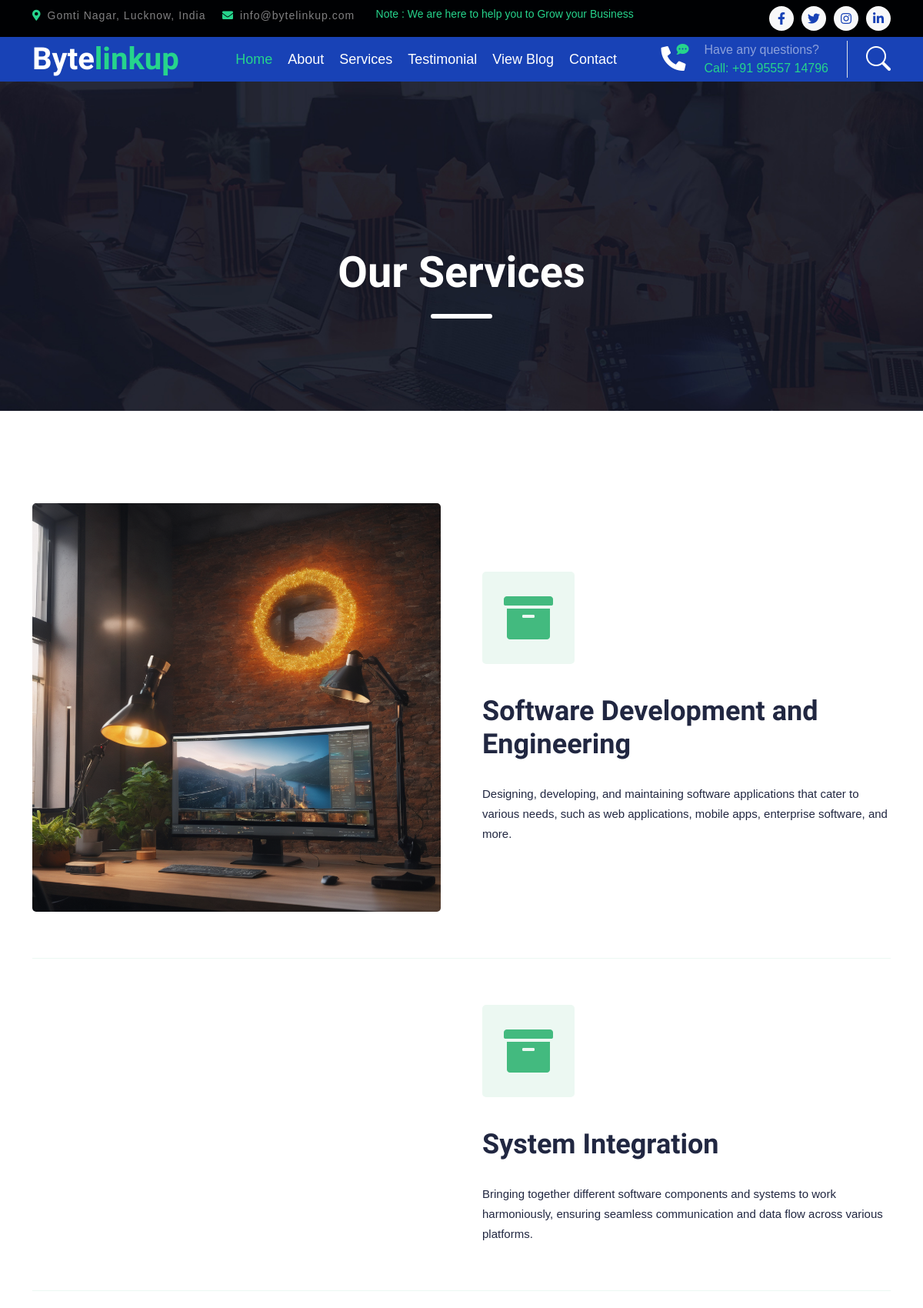
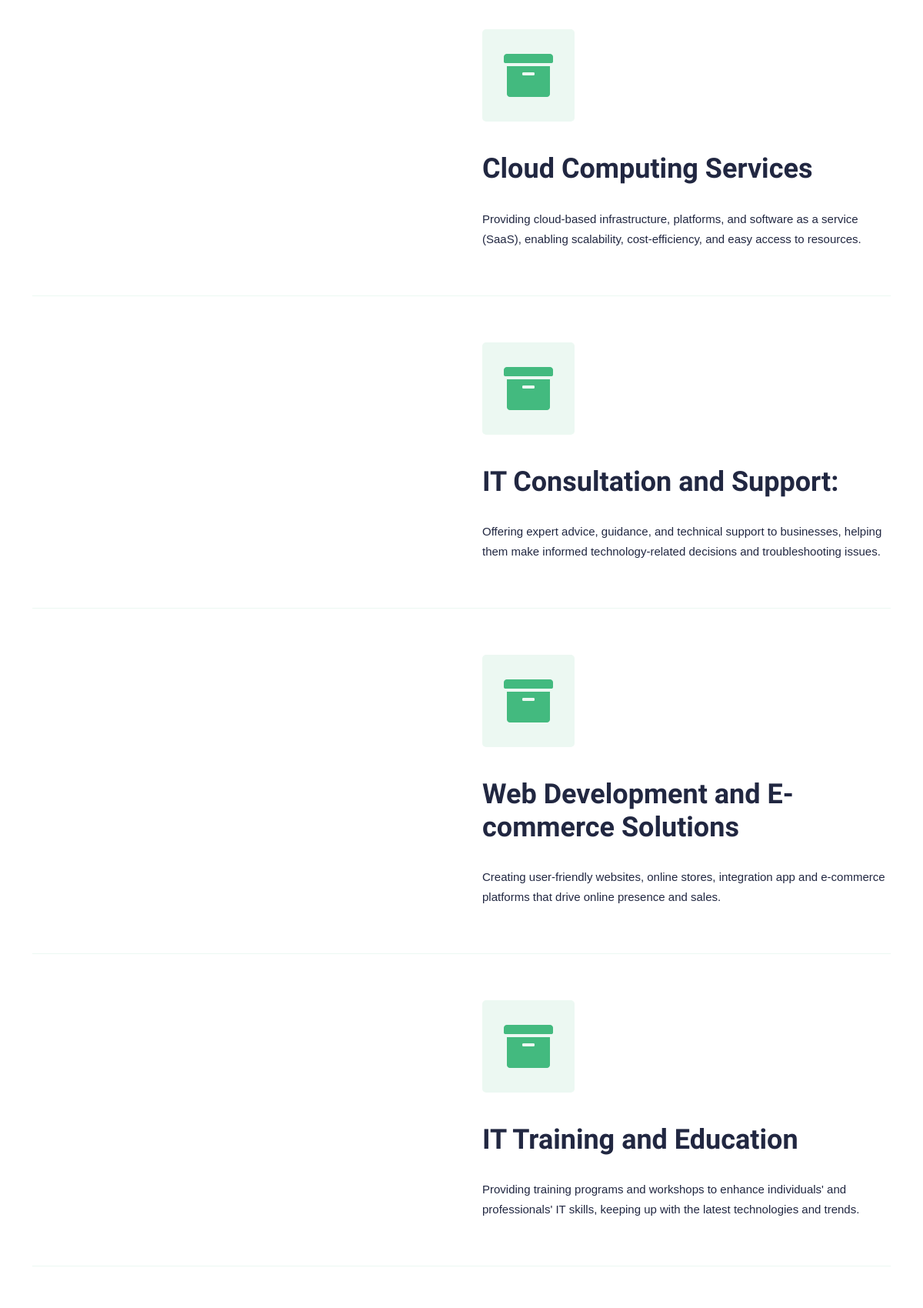
Page /services/ (upper part) on the committed database (2 pictures, top to bottom).
### contact/models.py (models this page shows, shortened)
class Service(models.Model):
    name = models.CharField(max_length=100)
    description = models.CharField(max_length=500)
    itag = models.CharField(max_length=200)
    image = models.ImageField(default='ittrain.png', upload_to='service')

### bytelinkup/views.py (the view)
# urls.py: path('services/',services,name='services'),
def services(req):
    service = Service.objects.all()
    return render(req,'our-services.html',{'service':service})

### templates/our-services.html (shortened to what this page needs)
<!DOCTYPE html>
{% extends 'base.html' %}
{% load static %}
{% block css %}
<link rel="stylesheet" href="{% static 'assets1/css/templatemo-574-mexant.css' %}">
<link rel="stylesheet" href="{% static 'assets1/css/owl.css' %}">
<link rel="stylesheet" href="{% static 'assets1/css/animate.css' %}">
{% endblock css %}
{% block post %}
  <div class="page-heading">
    <div class="container">
      <div class="row">
        <div class="col-lg-12">
          <div class="header-text">
            <h2>Our Services</h2>
            <div class="div-dec"></div>
          </div>
        </div>
      </div>
    </div>
  </div>
  <section class="main-services">
    <div class="container">
      <div class="row">
        {% for item in service %}
        <div class="col-lg-12">
          <div class="service-item">
            <div class="row">
              <div class="col-lg-6">
                <div class="left-image">
                  <img src="{{ item.image.url }}" alt="">
                </div>
              </div>
              <div class="col-lg-6 align-self-center">
                <div class="right-text-content">
                  <i class="fas fa-archive"></i>
                  <h4>{{ item.name }}</h4>
                  <p>{{ item.description }}</p>
                </div>
              </div>
            </div>
          </div>
        </div>
        {% endfor %}
      </div>
    </div>
  </section>
{% endblock post %}

### templates/base.html (shortened to what this page needs)
<!DOCTYPE html>
{% load static %}
<html lang="en">
  <head>
    <link href="https://cdnjs.cloudflare.com/ajax/libs/font-awesome/5.10.0/css/all.min.css" rel="stylesheet">
    <link href="https://cdn.jsdelivr.net/npm/bootstrap-icons@1.4.1/font/bootstrap-icons.css" rel="stylesheet">
    <link href="{% static 'assets/lib/animate/animate.min.css' %}" rel="stylesheet">
    <link href="{% static 'assets/lib/owlcarousel/assets/owl.carousel.min.css'%}" rel="stylesheet">
    <link href="{%static 'assets/css/bootstrap.min.css'%}" rel="stylesheet">
    <link href="{% static 'assets/css/style.css' %}" rel="stylesheet">
    <link rel="stylesheet" href="https://unpkg.com/swiper@7/swiper-bundle.min.css">
    {% block css %}{% endblock css%}
  </head>
<body>
      <div class="container-fluid bg-dark py-2 d-none d-md-flex">
          <div class="container">
              <div class="d-flex justify-content-between topbar">
                  <div class="top-info">
                    <small class="me-3 text-white-50"><a href="#"><i class="fas fa-map-marker-alt me-2 text-secondary"></i></a>Gomti Nagar, Lucknow, India</small>
                    <small class="me-3 text-white-50"><a href="mailto:info@bytelinkup.com"><i class="fas fa-envelope me-2 text-secondary"></i></a>info@bytelinkup.com</small>
                  </div>
                  <div id="note" class="text-secondary d-none d-xl-flex"><small>Note : We are here to  help you to Grow your Business</small></div>
                  <div class="top-link">
                      <a href="" class="bg-light nav-fill btn btn-sm-square rounded-circle"><i class="fab fa-facebook-f text-primary"></i></a>
                      <a href="" class="bg-light nav-fill btn btn-sm-square rounded-circle"><i class="fab fa-twitter text-primary"></i></a>
                      <a href="" class="bg-light nav-fill btn btn-sm-square rounded-circle"><i class="fab fa-instagram text-primary"></i></a>
                      <a href="" class="bg-light nav-fill btn btn-sm-square rounded-circle me-0"><i class="fab fa-linkedin-in text-primary"></i></a>
                  </div>
              </div>
          </div>
      </div>
      <div class="container-fluid bg-primary">
          <div class="container">
              <nav class="navbar navbar-dark navbar-expand-lg py-0">
                  <a href="{% url "home" %}" class="navbar-brand">
                      <h1 class="text-white fw-bold d-block">Byte<span class="text-secondary">linkup</span> </h1>
                  </a>
                  <div class="collapse navbar-collapse bg-transparent" id="navbarCollapse">
                      <div class="navbar-nav ms-auto mx-xl-auto p-0">
                          <a href="{% url "home" %}" class="nav-item nav-link active text-secondary">Home</a>
                          <a href="{% url "about" %}" class="nav-item nav-link">About</a>
                          <a href="{% url "services" %}" class="nav-item nav-link">Services</a>
                          <a href="" class="nav-item nav-link">Testimonial</a>
                          <a href="https://bytelinkup.blogspot.com/" class="nav-item nav-link">View Blog</a>
                          <a href="{% url 'contactUs' %}" class="nav-item nav-link">Contact</a>
                      </div>
                  </div>
                  <div class="d-none d-xl-flex flex-shirink-0">
                      <div id="phone-tada" class="d-flex align-items-center justify-content-center me-4">
                          <a href="" class="position-relative animated tada infinite">
                              <i class="fa fa-phone-alt text-white fa-2x"></i>
                              <div class="position-absolute" style="top: -7px; left: 20px;">
                                  <span><i class="fa fa-comment-dots text-secondary"></i></span>
                              </div>
                          </a>
                      </div>
                      <div class="d-flex flex-column pe-4 border-end">
                          <span class="text-white-50">Have any questions?</span>
                          <span class="text-secondary">Call: +91 95557 14796</span>
                      </div>
                      <div class="d-flex align-items-center justify-content-center ms-4 ">
                          <a href="#"><i class="bi bi-search text-white fa-2x"></i> </a>
                      </div>
                  </div>
              </nav>
          </div>
      </div>
  {% block post %} {% endblock post %}
  </body>
  </html>

### static/assets/css/style.css (style rules this page uses)
.btn { font-weight: 600; transition: .5s; }
.btn-sm-square { width: 32px; height: 32px; }
.btn-square, .btn-sm-square, .btn-md-square, .btn-lg-square { padding: 0; display: flex; align-items: center; justify-content: center; font-weight: normal; }
.topbar .top-info { letter-spacing: 1px; }
.topbar .top-link { display: flex; align-items: center; justify-content: center; }
.topbar .top-link a { margin-right: 10px; }
#note { width: 500px; overflow: hidden; }
#note small { position: relative; display: inline-block; animation: mymove 5s infinite; animation-timing-function: all; }
.navbar .navbar-nav { padding: 15px 0; }
.navbar .navbar-nav .nav-link { padding: 10px; color: var(--bs-white); font-size: 18px; outline: none; }
.navbar .navbar-nav .nav-link:hover, .navbar .navbar-nav .nav-link.active { color: var(--bs-secondary) !important; }

### static/assets1/css/templatemo-574-mexant.css (style rules this page uses)
html, body, div, span, applet, object, iframe, h1, h2, h3, h4, h5, h6, p, blockquote, div pre, a, abbr, acronym, address, big, cite, code, del, dfn, em, font, img, ins, kbd, q, s, samp, small, strike, strong, sub, sup, tt, var, b, u, i, center, dl, dt, dd, ol, ul, li, figure, header, nav, section, article, aside, footer, figcaption { margin: 0; padding: 0; border: 0; outline: 0; }
header, nav, section, article, aside, footer, hgroup { display: block; }
* { box-sizing: border-box; }
html, body { font-family: 'Poppins', sans-serif; font-weight: 400; background-color: #fff; font-size: 16px; -ms-text-size-adjust: 100%; -webkit-font-smoothing: antialiased; -moz-osx-font-smoothing: grayscale; }
a { text-decoration: none !important; }
h1, h2, h3, h4, h5, h6 { margin-top: 0px; margin-bottom: 0px; color: #212741; }
p { font-size: 15px; line-height: 26px; color: #212741; }
img { width: 100%; overflow: hidden; }
html, body { background: #fff; font-family: 'Poppins', sans-serif; }
section { margin-top: 120px; }
.page-heading { background-image: url(../images/heading-bg.jpg); background-position: center center; background-repeat: no-repeat; background-size: cover; padding: 215px 0px 120px 0px; text-align: center; }
.page-heading h2 { font-size: 56px; color: #fff; font-weight: 700; }
.page-heading .div-dec { width: 80px; height: 6px; border-radius: 3px; background-color: #fff; margin: 20px auto 0 auto; }
.main-services .service-item { margin-bottom: 60px; padding-bottom: 60px; border-bottom: 1px solid #ecf8f2; }
.main-services .left-image { margin-right: 15px; }
.main-services .left-image img { border-radius: 5px; }
.main-services .right-text-content { margin-left: 15px; }
.main-services .right-text-content i, .main-services .left-text-content i { font-size: 64px; color: #43ba7f; background-color: #ecf8f2; width: 120px; height: 120px; text-align: center; display: inline-block; line-height: 120px; border-radius: 5px; }
.main-services .right-text-content h4, .main-services .left-text-content h4 { font-size: 36px; font-weight: 700; color: #212741; margin-top: 40px; margin-bottom: 30px; }
body { overflow-x: hidden; }

### rows in the picture
Service: image (picture), name "Software Development and Engineering", description "Designing, developing, and maintaining software applications that cater to various needs, such as web applications, mobile apps, enterprise software, and more."
Service: name "System Integration", description "Bringing together different software components and systems to work harmoniously, ensuring seamless communication and data flow across various platforms."
Service: name "Cloud Computing Services", description "Providing cloud-based infrastructure, platforms, and software as a service (SaaS), enabling scalability, cost-efficiency, and easy access to resources."
Service: name "IT Consultation and Support:", description "Offering expert advice, guidance, and technical support to businesses, helping them make informed technology-related decisions and troubleshooting issues."
Service: name "Web Development and E-commerce Solutions", description "Creating user-friendly websites, online stores, integration app and e-commerce platforms that drive online presence and sales."
Service: name "IT Training and Education", description "Providing training programs and workshops to enhance individuals' and professionals' IT skills, keeping up with the latest technologies and trends."
